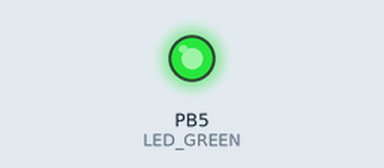
Recording of a program running on a simulated ATmega328P, built with avr-gcc and emulated at 16 MHz. Shown: output pins drawn as LEDs (lit = HIGH).

Above: at 1.2 s.
At 3.62 s:
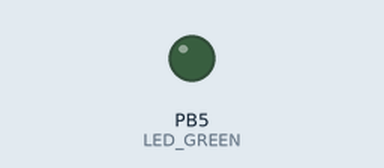
Timing chart, 0 to 4.0 s (numbered marks = the images above):
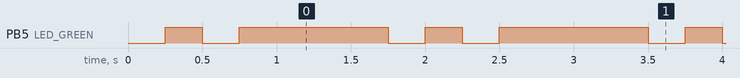

The program:

main.c
```c
/* Defines -----------------------------------------------------------*/
/* The preprocessor will process directives that are inserted into the C
 * source code. These directives allow additional actions to be taken on
 * the C source code before it is compiled into object code. Directives
 * are not part of the C language itself.
 *
 * Preprocessor directives begin with a pound (#) symbol and may have
 * several arguments. Do NOT put a semicolon character at the end of
 * directives. This is a common mistake.
 */
#define LED_GREEN   PB5 // AVR pin where green LED is connected
#define SHORT_DELAY 250 // Delay in milliseconds
#ifndef F_CPU           // Preprocessor directive allows for conditional
                        // compilation. The #ifndef means "if not defined".
# define F_CPU 16000000 // CPU frequency in Hz required for delay
#endif                  // The #ifndef directive must be closed by #endif

/* Includes ----------------------------------------------------------*/
/* Include another C language file into the current file at the location
 * of the #include statement prior to compiling the source code.
 */
#include <util/delay.h> // Functions for busy-wait delay loops
#include <avr/io.h>     // AVR device-specific IO definitions

/* Function definitions ----------------------------------------------*/
/**********************************************************************
 * Function: Main function where the program execution begins
 * Purpose:  Toggle one LED and use delay library.
 * Returns:  none
 **********************************************************************/
int main(void)
{
    // Set pin as output in Data Direction Register
    // DDRB = DDRB or 0010 0000
    DDRB = DDRB | (1<<LED_GREEN);

    // Set pin LOW in Data Register (LED off)
    // PORTB = PORTB and 1101 1111
    PORTB = PORTB & ~(1<<LED_GREEN);

    // Infinite loop
    while (1)
    {
        // Pause several milliseconds
        _delay_ms(SHORT_DELAY);
		PORTB |= (1<<LED_GREEN);   // LED on
		_delay_ms(SHORT_DELAY);

		PORTB &= ~(1<<LED_GREEN);  // LED off
		_delay_ms(SHORT_DELAY);
		PORTB |= (1<<LED_GREEN);
		_delay_ms(1000);
		PORTB &= ~(1<<LED_GREEN);

    }

    // Will never reach this
    return 0;
}
```

Measured:
- by itself, PB5 (LED_GREEN): repeats every 1.8 s: LOW 0.25 s, HIGH 1.0 s, LOW 0.25 s, HIGH 0.25 s
- by itself, everything shown: repeats every 1.8 s, in 4 steps
